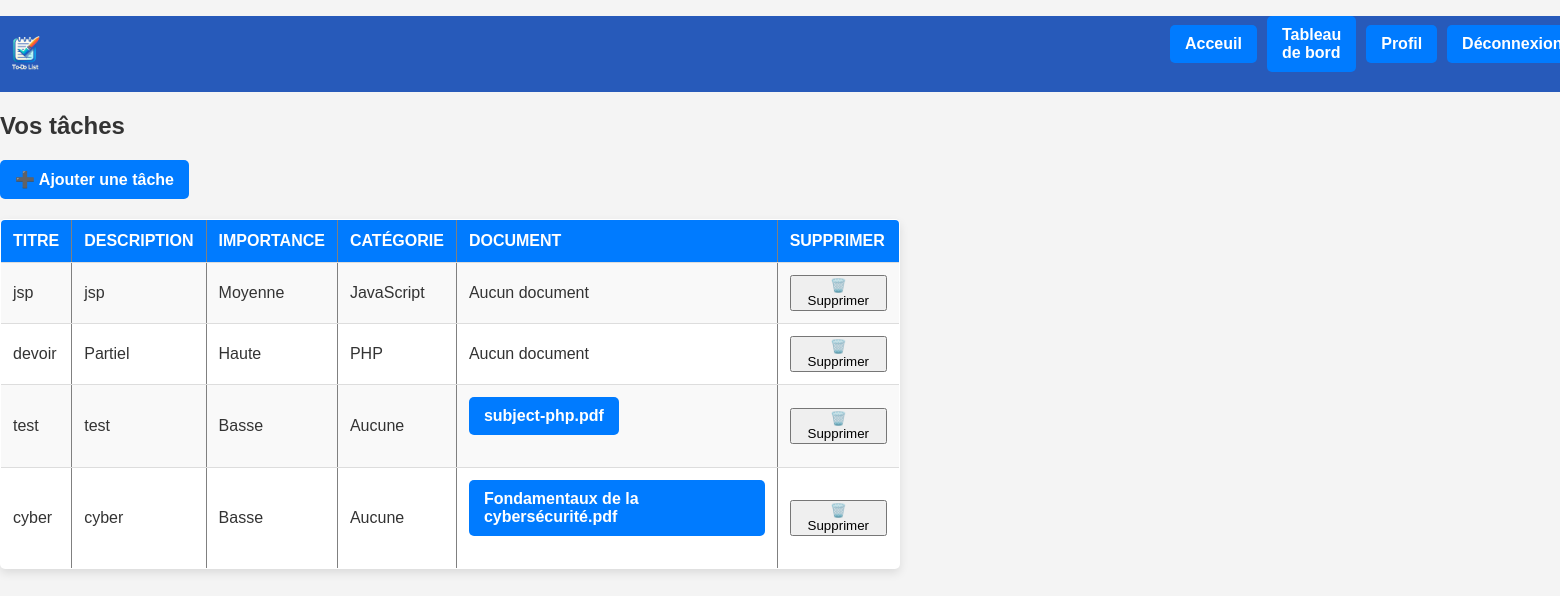
The app's page /views/dashboard.php (signed in) with its own data.
### tables this page shows
CREATE TABLE IF NOT EXISTS `tasks` (
  `id` int NOT NULL AUTO_INCREMENT,
  `user_id` int NOT NULL,
  `category_id` int DEFAULT NULL,
  `title` varchar(255) NOT NULL,
  `description` text,
  `importance` varchar(50) DEFAULT NULL,
  `due_date` date DEFAULT NULL,
  `created_at` timestamp NULL DEFAULT CURRENT_TIMESTAMP,
  PRIMARY KEY (`id`),
  KEY `user_id` (`user_id`),
  KEY `category_id` (`category_id`)
);

CREATE TABLE IF NOT EXISTS `categories` (
  `id` int NOT NULL AUTO_INCREMENT,
  `name` varchar(50) NOT NULL,
  `created_at` timestamp NULL DEFAULT CURRENT_TIMESTAMP,
  PRIMARY KEY (`id`),
  UNIQUE KEY `name` (`name`)
);

CREATE TABLE IF NOT EXISTS `attachments` (
  `id` int NOT NULL AUTO_INCREMENT,
  `task_id` int NOT NULL,
  `file_name` varchar(255) NOT NULL,
  `file_path` varchar(255) NOT NULL,
  `file_type` varchar(50) NOT NULL,
  `file_size` int NOT NULL,
  `uploaded_at` timestamp NULL DEFAULT CURRENT_TIMESTAMP,
  PRIMARY KEY (`id`),
  KEY `task_id` (`task_id`)
);

### includes/admin_functions.php (called while the page is built, shortened)
<?php
function isAdmin() {
    return isset($_SESSION["user_id"]) && isset($_SESSION["role"]) && $_SESSION["role"] === 'admin';
}
?>

### views/dashboard.php (the view, shortened to what this page needs)
<?php
$pdo = getDBConnection();
$user_id = $_SESSION["user_id"];
$stmt = $pdo->prepare("SELECT tasks.id, tasks.title, tasks.description, tasks.importance, categories.name AS category, attachments.file_name, attachments.file_path
                       FROM tasks
                       LEFT JOIN categories ON tasks.category_id = categories.id
                       LEFT JOIN attachments ON tasks.id = attachments.task_id
                       WHERE tasks.user_id = :user_id");
$stmt->execute([":user_id" => $user_id]);
$tasks = $stmt->fetchAll();
?>
<!DOCTYPE html>
<html lang="fr">
<head>
    <link rel="stylesheet" href="../css/stylesheet_dashboard.css">
</head>
<body>
    <?php
        include "../includes/navbar.php";
        echo createHeader();
    ?>
    <h2>Vos tâches</h2>
    <a href="add_task.php">➕ Ajouter une tâche</a>
    <table border="1">
        <tr">
            <th>Titre</th>
            <th>Description</th>
            <th>Importance</th>
            <th>Catégorie</th>
            <th>Document</th>
            <th>Supprimer</th>
        <?php foreach ($tasks as $task) : ?>
            <tr>
                <td><?= htmlspecialchars($task["title"]) ?></td>
                <td><?= htmlspecialchars($task["description"]) ?></td>
                <td><?= htmlspecialchars($task["importance"]) ?></td>
                <td><?= htmlspecialchars($task["category"] ?? "Aucune") ?></td>
                <td>
                    <?php if (!empty($task["file_name"])) : ?>
                        <a href="<?= htmlspecialchars($task["file_path"]) ?>" download><?= htmlspecialchars($task["file_name"]) ?></a>
                    <?php else : ?>
                        Aucun document
                    <?php endif; ?>
                </td>
                <td>
                    <form action="../includes/delete_task.php" method="post" onsubmit="return confirm('Êtes-vous sûr de vouloir supprimer cette tâche ?');">
                        <button type="submit">🗑️ Supprimer</button>
                    </form>
                </td>
            </tr>
        <?php endforeach; ?>
    </table>
</body>
</html>

### includes/navbar.php (shortened to what this page needs)
<?php
require_once 'admin_functions.php';
  function createHeader() {
    if (!isAdmin()){
        return '
      <header>
            <nav>
                <ul>
                <img src="../images/logo_sans_fond.png" alt="logo" width="50" height="50">
                    <li><a href="index.php">Acceuil</a></li>
                    <li><a href="dashboard.php">Tableau de bord</a></li>
                    <li><a href="pages_admin/admin.php">Tableau admin</a></li>
                    <li><a href="user.php">Profil</a></li>
                    <li><a href="logout.php">Déconnexion</a></li>
                </ul>
            </nav>
        </header>
    ';
    } else {
    return '
      <header>
            <nav>
                <ul>
                <img src="../images/logo_sans_fond.png" alt="logo" width="50" height="50">
                    <li><a href="index.php">Acceuil</a></li>
                    <li><a href="dashboard.php">Tableau de bord</a></li>
                    <li><a href="user.php">Profil</a></li>
                    <li><a href="logout.php">Déconnexion</a></li>
                </ul>
            </nav>
        </header>
    ';
  }
}
?>

### css/stylesheet_dashboard.css (style rules this page uses)
body { font-family: Arial, sans-serif; background-color: #f4f4f4; margin: 0; padding: 0; min-height: 100vh; }
h2 { color: #333; margin-bottom: 20px; }
a { display: inline-block; text-decoration: none; background-color: #007bff; color: white; padding: 10px 15px; border-radius: 5px; font-weight: bold; margin-bottom: 20px; transition: background 0.3s; }
table { width: 80%; max-width: 900px; border-collapse: collapse; background: white; box-shadow: 0px 4px 10px rgba(0, 0, 0, 0.1); border-radius: 5px; overflow: hidden; }
th, td { padding: 12px; text-align: left; border-bottom: 1px solid #ddd; }
th { background-color: #007bff; color: white; text-transform: uppercase; }
td { color: #333; }
tr:nth-child(even) { background-color: #f9f9f9; }

### includes/navbar.php (style rules this page uses)
header { background-color:rgb(39, 90, 186); color: white; padding: 5 px; }
nav ul { list-style-type: none; padding: 0; display: flex; flex-direction: row; justify-content: right; align-items: center; justify-content: space-between; }
nav ul li { display: inline; margin-right: 10px; }
nav ul li a { color: white; text-decoration: none; }
img { margin-right: 70rem; }

### records on screen
tasks: title "jsp", description "jsp", importance "Moyenne", category.name "JavaScript", shows "Aucun document"
tasks: title "devoir", description "Partiel", importance "Haute", category.name "PHP", shows "Aucun document"
attachments: task.title "test", task.description "test", task.importance "Basse", category "Aucune", file_name "subject-php.pdf"
attachments: task.title "cyber", task.description "cyber", task.importance "Basse", category "Aucune", file_name "Fondamentaux de la cybersécurité.pdf"
